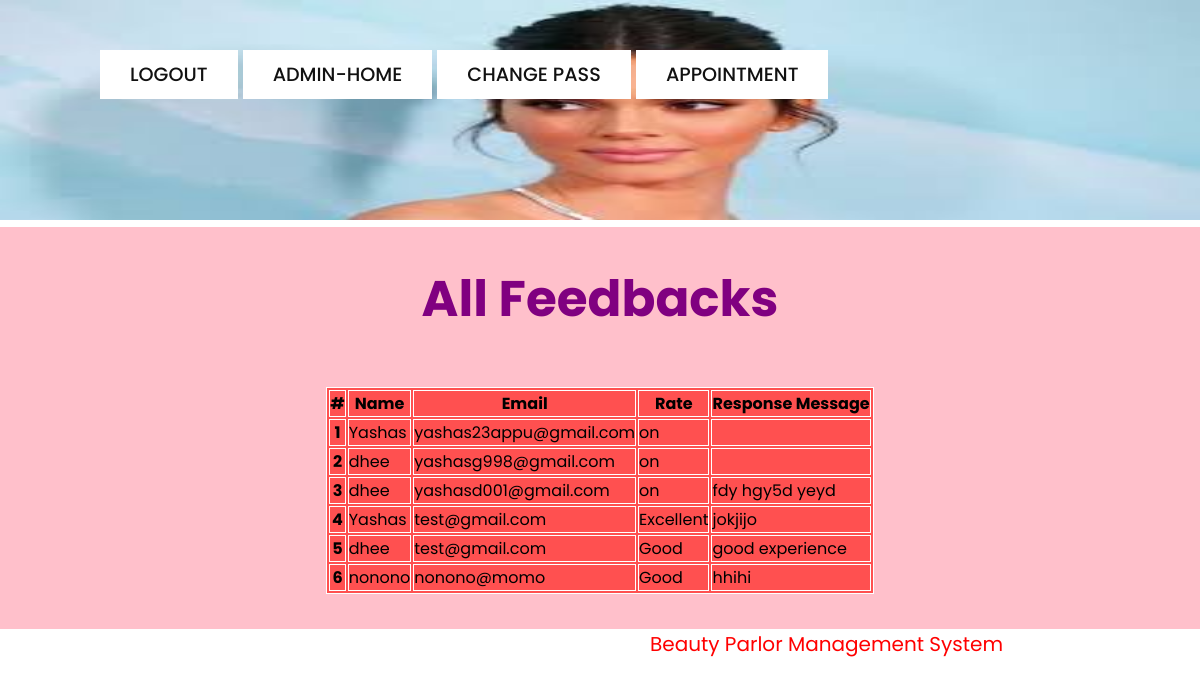
/view-fb.php, run on the app's committed database.
### tables this page shows
CREATE TABLE IF NOT EXISTS `tblcontact` (
  `ID` int(10) NOT NULL AUTO_INCREMENT,
  `Name` varchar(120) DEFAULT NULL,
  `Email` varchar(120) DEFAULT NULL,
  `Rate` varchar(120) DEFAULT NULL,
  `Txtarea` varchar(240) DEFAULT NULL,
  PRIMARY KEY (`ID`)
);

### view-fb.php (the view, shortened to what this page needs)
<?php
include('includes/dbconnection.php');
?>
<!DOCTYPE html>
<html>
<head>
<link rel="stylesheet" type="text/css" href="css/style.css">
</head>
<body>
<header>
      <div class="text-1">
        <a href="index.html">LOGOUT</a>
        <a href="home.php">ADMIN-HOME</a>
        <a href="change-pass.php">Change Pass</a>
        <a href="nap.php">Appointment</a>
      </div>
</header>
<img src="img1.jpg" width="100%" height="220px">
<section id="service">
  <div class="title-text">
    <H1>All Feedbacks</H1>
  </div>
            <table class="ttt" style="background-color: #ff5050"> <thead> <tr> <th>#</th>  <th>Name</th><th>Email</th><th>Rate</th> <th>Response Message</th> </tr> </thead> <tbody>
<?php
$ret=mysqli_query($con,"select *from  tblcontact");
$cnt=1;
while ($row=mysqli_fetch_array($ret)) {
?>
             <tr> <th scope="row"><?php echo $cnt;?></th>
               <td><?php  echo $row['Name'];?></td>
               <td><?php  echo $row['Email'];?></td>
               <td><?php  echo $row['Rate'];?></td>
                <td><?php  echo $row['Txtarea'];?></td>
                </tr>   <?php
$cnt=$cnt+1;
}?></tbody> </table>
  </section>
<div class="foot">
<p>Beauty Parlor Management System</p>
</div>
</body>
</html>

### css/style.css (style rules this page uses)
* { margin: 0; padding: 0; box-sizing: border-box; font-family: 'Poppins', sans-serif; }
header { font-size: 1.2em; position: absolute; top: 0; left: 0; width: 100%; padding: 40px 100px; z-index: 1000; display: flex; justify-content: space-between; align-items: ; }
.title-text { text-align: center; padding-bottom: 50px; }
.title-text h1 { font-size: 50px; color: purple; }
#service { width: 100%; padding: 35px 0; background: pink; }
.text-1 a { display: inline-block; font-size: 1em; background: #fff; padding: 10px 30px; text-transform: uppercase; text-decoration: none; font-weight: 500; margin-top: 10px; color: #111; transition: 0.5s; }

### view-fb.php (style rules this page uses)
table, th, td { border: 1px solid white; }
table.ttt { margin-left: auto; margin-right: auto; }
.foot p { margin-left: 650px; font-size: 20px; color: red; }

### data on the page
tblcontact: Name "Yashas", Email "yashas23appu@gmail.com", Rate "on"
tblcontact: Name "dhee", Email "yashasg998@gmail.com", Rate "on"
tblcontact: Name "dhee", Email "yashasd001@gmail.com", Rate "on", Txtarea "fdy hgy5d yeyd"
tblcontact: Name "Yashas", Email "test@gmail.com", Rate "Excellent", Txtarea "jokjijo"
tblcontact: Name "dhee", Email "test@gmail.com", Rate "Good", Txtarea "good experience"
tblcontact: Name "nonono", Email "nonono@momo", Rate "Good", Txtarea "hhihi"
